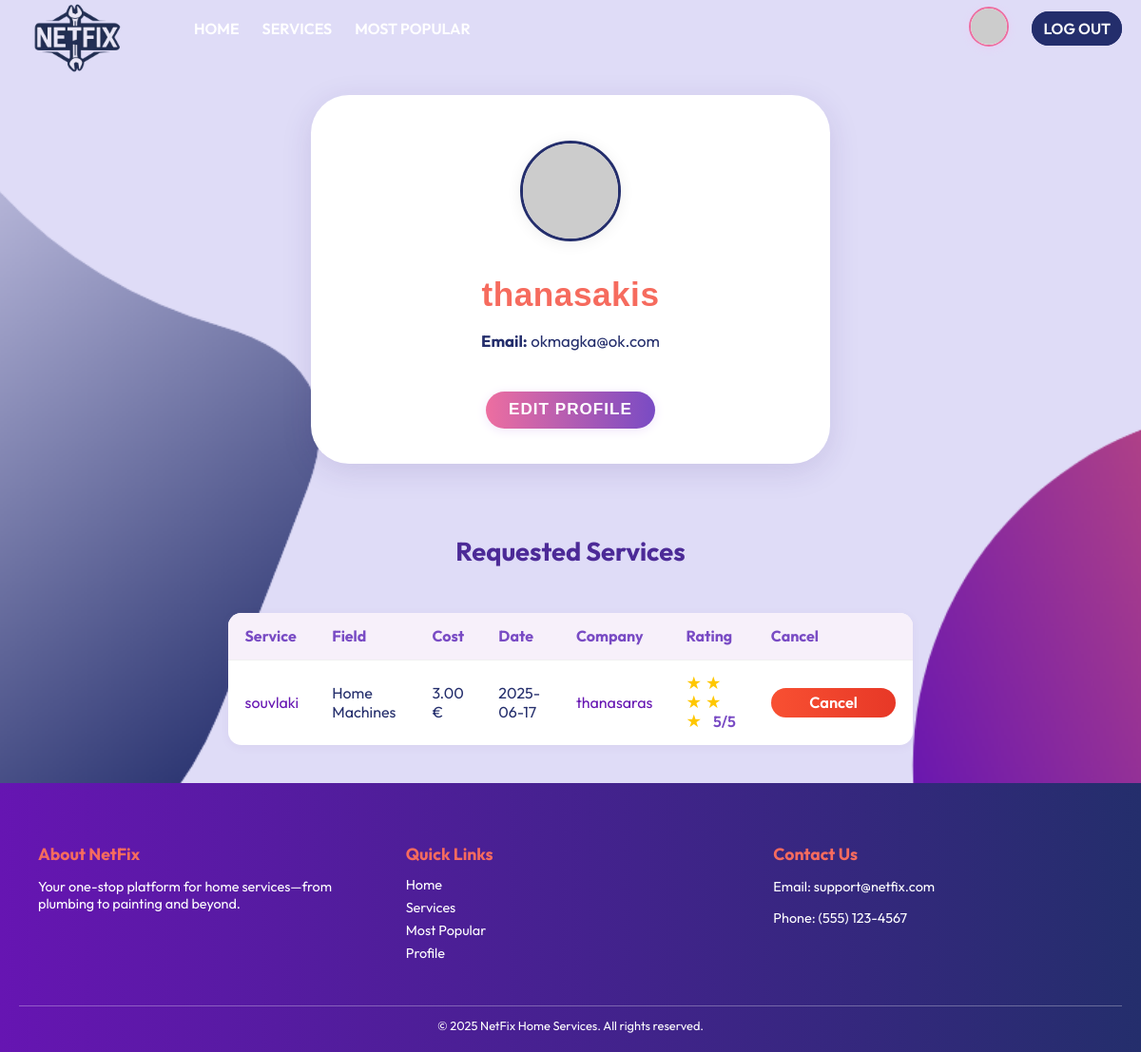
The app's page /accounts/customer/thanasakis/ (signed in) with its own data.
### users/models.py (models this page shows, shortened)
class Customer(models.Model):
    user = models.OneToOneField(
        User,
        on_delete=models.CASCADE,
        primary_key=True,
        related_name="customer_profile",
    )
    birth = models.DateField(
        verbose_name="Date of Birth")
    avatar_index = models.CharField(
        max_length= 2,
        default= '1',
        choices=[(str(i), f"Avatar {i}") for i in "123456789ABCDEFGHIJK"]
    )

class User(AbstractUser):
    is_company = models.BooleanField(default=False)
    is_customer = models.BooleanField(default=False)
    email = models.CharField(max_length=100, unique=True)

class Company(models.Model):
    FIELD_CHOICES = [
        ("Air Conditioner", "Air Conditioner"),
        ("All in One",      "All in One"),
        ("Carpentry",       "Carpentry"),
        ("Electricity",     "Electricity"),
        ("Gardening",       "Gardening"),
        ("Home Machines",   "Home Machines"),
        ("Housekeeping",    "Housekeeping"),
        ("Interior Design", "Interior Design"),
        ("Locks",           "Locks"),
        ("Painting",        "Painting"),
        ("Plumbing",        "Plumbing"),
        ("Water Heaters",   "Water Heaters"),
    ]
    user = models.OneToOneField(
        User,
        on_delete=models.CASCADE,
        primary_key=True,
        related_name="company_profile"
    )
    field_of_work = models.CharField(
        max_length=30,
        choices=FIELD_CHOICES,
        default="All in One",
    )
    rating = models.IntegerField(
        validators=[MinValueValidator(0), MaxValueValidator(5)],
        default=0,
    )
    avatar_index = models.CharField(
        max_length=2,
        default='1',
        choices=[(str(i), f"Avatar {i}") for i in "123456789ABCDEFGHIJK"]
    )

### services/models.py (models this page shows, shortened)
class ServiceRequest(models.Model):
    customer = models.ForeignKey(Customer, on_delete=models.CASCADE)
    service = models.ForeignKey(Service, on_delete=models.CASCADE , related_name = 'requests')
    address = models.CharField(max_length=255)
    hours = models.PositiveIntegerField()
    requested_at = models.DateTimeField(auto_now_add=True)
    rating = models.PositiveSmallIntegerField(null=True, blank=True)

class Service(models.Model):
    FIELD_CHOICES = (
        ('Air Conditioner', 'Air Conditioner'),
        ('Carpentry', 'Carpentry'),
        ('Electricity', 'Electricity'),
        ('Gardening', 'Gardening'),
        ('Home Machines', 'Home Machines'),
        ('Housekeeping', 'Housekeeping'),  # Fixed spelling!
        ('Interior Design', 'Interior Design'),
        ('Locks', 'Locks'),
        ('Painting', 'Painting'),
        ('Plumbing', 'Plumbing'),
        ('Water Heaters', 'Water Heaters'),
    )
    company = models.ForeignKey(Company, on_delete=models.CASCADE)
    name = models.CharField(max_length=40)
    description = models.TextField()
    price_per_hour = models.DecimalField(decimal_places=2, max_digits=7)
    rating = models.IntegerField(
        validators=[MinValueValidator(0), MaxValueValidator(5)],
        default=0
    )
    field = models.CharField(max_length=30, choices=FIELD_CHOICES)
    date_created = models.DateTimeField(auto_now_add=True)

### users/views.py (the view, shortened to what this page needs)
@login_required
def customer_profile(request, username):
    user = get_object_or_404(User, username=username, is_customer=True)
    customer = get_object_or_404(Customer, user=user)
    service_requests = ServiceRequest.objects.filter(customer=customer).order_by('-requested_at')
    for req in service_requests:
        req.total_cost = req.hours * req.service.price_per_hour
    edit_mode = request.GET.get('edit') == '1' and request.user == customer.user
    return render(request, 'users/customer_profile.html', {
        'customer': customer,
        'service_requests': service_requests,
        'edit_mode': edit_mode,
        'profile_user': customer.user,
    })

### users/templates/users/customer_profile.html (shortened to what this page needs)
{% extends 'main/base.html' %}
{% load static %}
{% block content %}
<div class="profile-container">
    <div class="profile-card">
        <form id="profile-form" method="post" autocomplete="off">
            <div style="text-align: center;">
                <img
                    id="main-avatar"
                    src="https://api.dicebear.com/7.x/bottts/svg?seed={{ customer.user.username }}{{ customer.avatar_index|default:'1' }}"
                    class="avatar-main-img"
                    style="margin-bottom: 1.5rem; cursor:{% if edit_mode %}pointer{% else %}default{% endif %};"
                />
            </div>
            <div class="profile-name">{{ customer.user.username }}</div>
            <div class="profile-details">
                <div><strong>Email:</strong> {{ customer.user.email }}</div>
            </div>
            {% if edit_mode %}
                <input type="text" name="username" value="{{ customer.user.username }}" class="form-control mb-2" required>
                <input type="email" name="email" value="{{ customer.user.email }}" class="form-control mb-2" required>
                <input type="date" name="birth" value="{{ customer.birth|date:'Y-m-d' }}" class="form-control mb-2" required>
                <input type="hidden" name="avatar_index" id="avatar_index" value="{{ customer.avatar_index|default:'1' }}">
                <button class="save-btn" type="submit">Save</button>
            {% else %}
                {% if user == customer.user %}
                    <button type="button" class="edit-btn" onclick="window.location.href='?edit=1'">Edit Profile</button>
                {% endif %}
            {% endif %}
        </form>
    </div>
</div>
<div class="services-section">
    <div class="services-title">Requested Services</div>
    <table class="requested-services-table">
        <thead>
        <tr>
            <th>Service</th>
            <th>Field</th>
            <th>Cost</th>
            <th>Date</th>
            <th>Company</th>
            <th>Rating</th>
            <th>Cancel</th>
        </tr>
        </thead>
        <tbody>
        {% for req in service_requests %}
            <tr>
                <td>
                    <a href="{% url 'services:index' req.service.id %}">
                        {{ req.service.name }}
                    </a>
                </td>
                <td>{{ req.service.field }}</td>
                <td>{{ req.total_cost }} €</td>
                <td>{{ req.requested_at|date:"Y-m-d" }}</td>
                <td>
                    <a href="{% url 'users:company_profile' req.service.company.user %}">
                        {{ req.service.company.user }}
                    </a>
                </td>
                <td>
                    {% if req.rating %}
                        <span class="rated">
                            {% for i in "12345" %}
                                <span style="color: {%  if forloop.counter <= req.rating %}#ffc700 {% else %}#ddd{% endif %}; font-size:1.15em; line-height:1;">
                                    &#9733;
                                </span>
                            {% endfor %}
                            <span style="font-weight:600; color:#794bc4; margin-left:0.5em;">{{ req.rating }}/5</span>
                        </span>
                    {% else %}
                        <a href="{% url 'services:rate_service' req.id %}" class="table-action-btn">Rate</a>
                    {% endif %}
                </td>
                <td>
                    <form method="post" action="{% url 'services:cancel_service_request' req.id %}" style="display:inline;">
                        <a href="{% url 'services:cancel_service_request' req.id %}" class="cancel-btn table-action-btn">
                            Cancel
                        </a>
                    </form>
                </td>
            </tr>
        {% empty %}
            <tr>
                <td colspan="7" style="text-align:center;">No services requested yet.</td>
            </tr>
        {% endfor %}
        </tbody>
    </table>
</div>
{% endblock %}

### static/css/style.css (style rules this page uses)
:root { --color-primary: #242E6C; --color-secondary: #6615B2; --color-bg: #DFDCF7; --color-accent: #F66B5E; --color-hover: #A734CD; --color-text: #242E6C; --color-white: #ffffff; }
body { background: var(--color-bg) url('/static/images/login.png') center center/cover no-repeat; color: var(--color-text); font-family: 'Outfit', sans-serif; margin: 0; padding: 0; }
a { color: var(--color-secondary); text-decoration: none; }
button { border: 2px solid transparent; border-radius: 5px; padding: 10px; background: var(--color-secondary); color: var(--color-white); text-transform: uppercase; cursor: pointer; margin-top: 30px; transition: background 0.7s; }
html, body { overflow-x: hidden; height: 100%; margin: 0; }
body { display: flex; flex-direction: column; }
.table-action-btn, .cancel-btn { width: auto; min-width: 90px; max-width: 120px; display: inline-block; padding: 0.35rem 1.3rem; font-size: 1.02rem; margin: 0 auto; border-radius: 1.1rem; font-weight: 600; text-align: center; border: none; outline: none; transition: background 0.2s, box-shadow 0.2s, color 0.18s; box-shadow: none; color: white; cursor: pointer; }
.table-action-btn { background: linear-gradient(90deg, #794bc4 0%, #ed6ea0 100%); text-align: center; display: inline-flex; align-items: center; justify-content: center; border-radius: 3rem; }
.cancel-btn { background: linear-gradient(90deg, #f85032 0%, #e73827 100%); border-radius: 3rem; }
.services-title { font-size: 1.7rem; color: #4c2a97; font-weight: bold; text-align: center; margin-top: 2.5rem; margin-bottom: 3rem; }
.services-section { margin-top: 2.7rem; margin-bottom: 2.5rem; }
.avatar-main-img, #main-avatar { width: 100px !important; height: 100px !important; border-radius: 50%; background: #f8f7fc; box-shadow: 0 2px 16px #eee; border: 3px solid #242E6C; object-fit: cover; }
.profile-name, .profile-username { font-family: 'Lexend Exa', 'Poppins', 'Nunito', sans-serif; font-size: 2.2rem; color: var(--color-accent); margin: 0.5rem 0 1.1rem 0; font-weight: 800; letter-spacing: 0.5px; }
.profile-details, .profile-info { font-size: 1.05rem; color: var(--color-primary); margin-bottom: 1.5rem; }
.edit-btn, .save-btn { display: inline-block; background: linear-gradient(90deg, #ed6ea0 0%, #794bc4 100%); color: #fff; font-weight: 700; font-size: 1.07rem; padding: 0.6rem 1.5rem; border-radius: 1.5rem; box-shadow: 0 2px 12px #f0e6fa; text-decoration: none; margin-top: 1.2rem; margin-bottom: 0.3rem; transition: background 0.18s; border: none; letter-spacing: 1px; cursor: pointer; }
.profile-container { display: flex; justify-content: center; margin-top: 2.5rem; }
.profile-card { background: #fff; border-radius: 2.5rem; box-shadow: 0 8px 32px rgba(60,40,120,0.13); padding: 3rem 3rem 2rem 3rem; text-align: center; width: 450px; margin-bottom: 2rem; }
.requested-services-table { width: 60%; margin: 1.5rem auto; border-collapse: collapse; background: #fff; box-shadow: 0 2px 10px rgba(130,88,159,0.07); border-radius: 14px; overflow: hidden; }
.requested-services-table th, .requested-services-table td { padding: .9rem 1.1rem; text-align: left; border-bottom: 1px solid #f0f0f0; }
.requested-services-table th { background: #f7f0fa; color: #794bc4; font-weight: 700; }
.requested-services-table tr:last-child td { border-bottom: none; }

### records on screen
Customer: user.username "thanasakis", user.email "okmagka@ok.com"
ServiceRequest: service.name "souvlaki", service.field "Home Machines", total_cost "3.00", requested_at "2025-06-17", service.company.user "thanasaras", rating "5"
